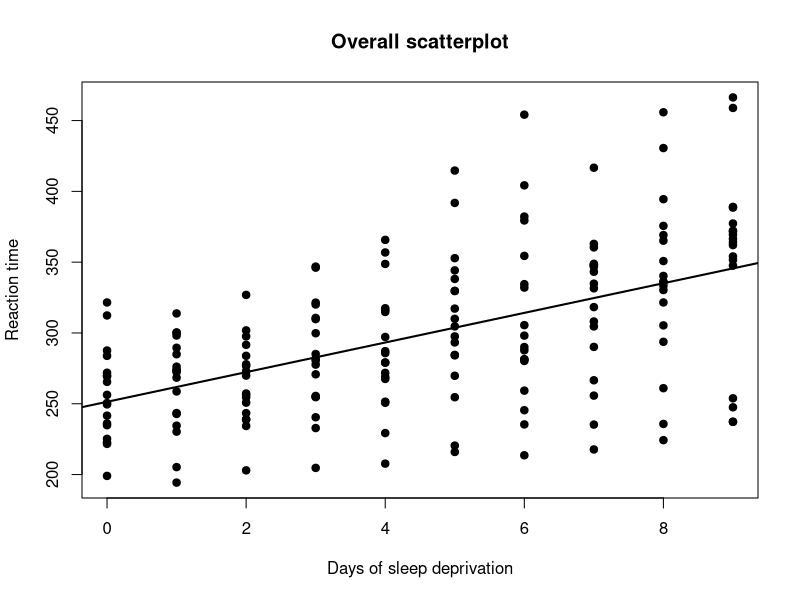
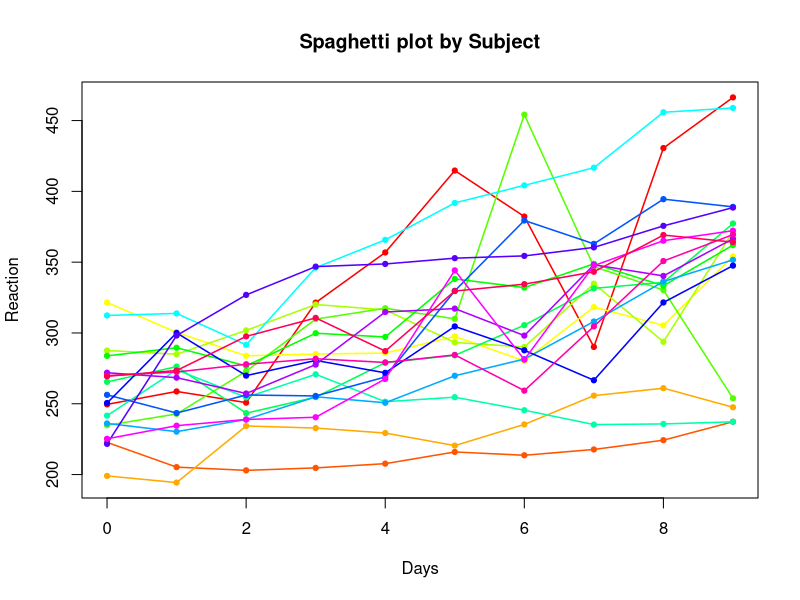
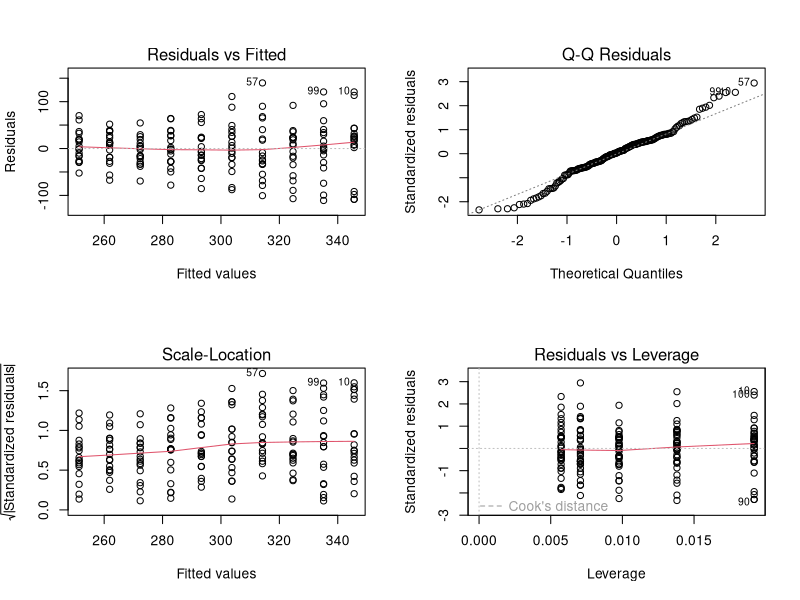
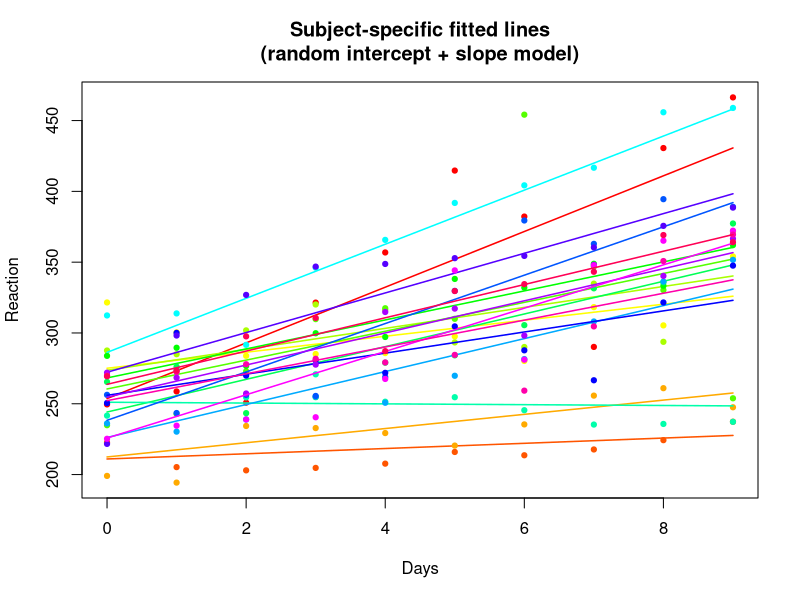
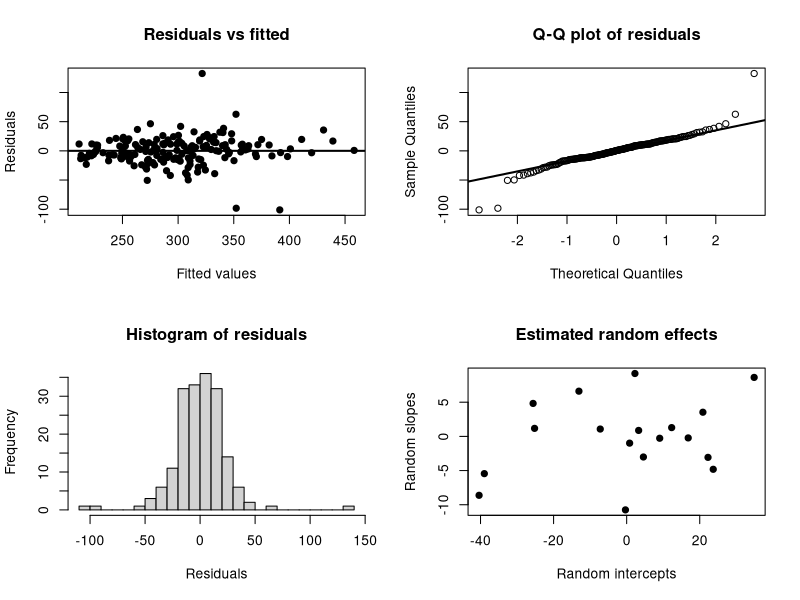

R code for these plots, in order:
## ============================================================
## EXAMPLE 2: MODEL CHOICE FOR LONGITUDINAL CONTINUOUS DATA
## Dataset: sleepstudy (lme4)
## Goal: choose among pooled OLS, random intercept, random slope
## ============================================================

## install.packages("lme4")   # uncomment if needed
library(lme4)

data("sleepstudy", package = "lme4")

str(sleepstudy)
head(sleepstudy)

cat("\nNumber of subjects:\n")
print(length(unique(sleepstudy$Subject)))

## ------------------------------------------------------------
## 1. Exploratory plots
## ------------------------------------------------------------
## Overall scatterplot
plot(Reaction ~ Days, data = sleepstudy,
     pch = 19,
     xlab = "Days of sleep deprivation",
     ylab = "Reaction time",
     main = "Overall scatterplot")
abline(lm(Reaction ~ Days, data = sleepstudy), lwd = 2)

## Spaghetti plot by subject
subjects <- levels(sleepstudy$Subject)
cols <- rainbow(length(subjects))

plot(range(sleepstudy$Days), range(sleepstudy$Reaction),
     type = "n",
     xlab = "Days",
     ylab = "Reaction",
     main = "Spaghetti plot by Subject")

for (i in seq_along(subjects)) {
  dsub <- subset(sleepstudy, Subject == subjects[i])
  lines(dsub$Days, dsub$Reaction, col = cols[i], lwd = 1.5)
  points(dsub$Days, dsub$Reaction, col = cols[i], pch = 19, cex = 0.7)
}

cat("\nModel-choice reasoning from plots:\n")
cat("* Subjects clearly differ in baseline reaction time.\n")
cat("* Subjects also appear to differ in slope over Days.\n")
cat("* That suggests a mixed model, likely with random intercept and possibly random slope.\n")

## ------------------------------------------------------------
## 2. Incorrect baseline: pooled OLS
## ------------------------------------------------------------
fit_ols <- lm(Reaction ~ Days, data = sleepstudy)

cat("\n--- Pooled OLS summary ---\n")
print(summary(fit_ols))

par(mfrow = c(2, 2))
plot(fit_ols)
par(mfrow = c(1, 1))

cat("\nInterpretation:\n")
cat("* Pooled OLS ignores within-subject dependence.\n")
cat("* Standard errors and inference may be misleading.\n")
cat("* It also cannot represent subject-specific trajectories.\n")

## ------------------------------------------------------------
## 3. Fit mixed models
## ------------------------------------------------------------
## Random intercept model
fit_ri <- lmer(Reaction ~ Days + (1 | Subject),
               data = sleepstudy, REML = TRUE)

## Random intercept + random slope model
fit_ris <- lmer(Reaction ~ Days + (Days | Subject),
                data = sleepstudy, REML = TRUE)

cat("\n--- Random intercept model ---\n")
print(summary(fit_ri))

cat("\n--- Random intercept + random slope model ---\n")
print(summary(fit_ris))

## ------------------------------------------------------------
## 4. Visualize subject-specific lines
## ------------------------------------------------------------
coefs_subject <- coef(fit_ris)$Subject

plot(range(sleepstudy$Days), range(sleepstudy$Reaction),
     type = "n",
     xlab = "Days",
     ylab = "Reaction",
     main = "Subject-specific fitted lines\n(random intercept + slope model)")

for (i in seq_along(subjects)) {
  dsub <- subset(sleepstudy, Subject == subjects[i])
  b0 <- coefs_subject[subjects[i], "(Intercept)"]
  b1 <- coefs_subject[subjects[i], "Days"]
  lines(sort(dsub$Days), b0 + b1 * sort(dsub$Days), col = cols[i], lwd = 1.5)
  points(dsub$Days, dsub$Reaction, col = cols[i], pch = 19, cex = 0.7)
}

## ------------------------------------------------------------
## 5. Compare random-effects structures
## ------------------------------------------------------------
## Formal comparison should use ML (not REML) when comparing fitted likelihoods
fit_ri_ml  <- lmer(Reaction ~ Days + (1 | Subject),
                   data = sleepstudy, REML = FALSE)
fit_ris_ml <- lmer(Reaction ~ Days + (Days | Subject),
                   data = sleepstudy, REML = FALSE)

cat("\n--- Likelihood ratio comparison: RI vs RI+RS ---\n")
print(anova(fit_ri_ml, fit_ris_ml))

aic_tab <- data.frame(
  model = c("Pooled OLS", "Random intercept", "Random intercept + slope"),
  AIC = c(AIC(fit_ols), AIC(fit_ri_ml), AIC(fit_ris_ml))
)
print(aic_tab)

cat("\nModel-choice reasoning:\n")
cat("* If subject-specific slopes vary, the random slope model should fit better.\n")
cat("* The likelihood ratio test and AIC help assess whether that added complexity is warranted.\n")

## ------------------------------------------------------------
## 6. Diagnostics for final mixed model
## ------------------------------------------------------------
fit_final <- fit_ris

fitted_vals <- fitted(fit_final)
resid_vals <- resid(fit_final)

par(mfrow = c(2, 2))

plot(fitted_vals, resid_vals,
     pch = 19,
     xlab = "Fitted values", ylab = "Residuals",
     main = "Residuals vs fitted")
abline(h = 0, lwd = 2)

qqnorm(resid_vals, main = "Q-Q plot of residuals")
qqline(resid_vals, lwd = 2)

hist(resid_vals, breaks = 20,
     main = "Histogram of residuals",
     xlab = "Residuals")

ran <- ranef(fit_final)$Subject
plot(ran[, "(Intercept)"], ran[, "Days"],
     pch = 19,
     xlab = "Random intercepts",
     ylab = "Random slopes",
     main = "Estimated random effects")

par(mfrow = c(1, 1))

## ------------------------------------------------------------
## 7. ICC for random intercept model
## ------------------------------------------------------------
vc_ri <- as.data.frame(VarCorr(fit_ri))
sigma_u2 <- vc_ri$vcov[vc_ri$grp == "Subject"]
sigma_e2 <- vc_ri$vcov[vc_ri$grp == "Residual"]
icc <- sigma_u2 / (sigma_u2 + sigma_e2)

cat("\n--- Intraclass correlation from random intercept model ---\n")
print(icc)

cat("\nInterpretation:\n")
cat("* The ICC quantifies similarity of repeated measurements within subject.\n")
cat("* A nontrivial ICC confirms that a model for correlated data is needed.\n")

## ------------------------------------------------------------
## 8. Final interpretation
## ------------------------------------------------------------
cat("\n============================================================\n")
cat("EXAMPLE 2 SUMMARY: MODEL CHOICE\n")
cat("============================================================\n")
cat("1. Because the response is continuous but repeated within subject, ordinary regression is not enough.\n")
cat("2. The spaghetti plot reveals subject-level heterogeneity and dependence.\n")
cat("3. A mixed model is the appropriate model family.\n")
cat("4. The data then suggest choosing between random intercept only and random intercept + slope.\n")
cat("5. Final choice should be guided by design, plots, and model comparison.\n")
